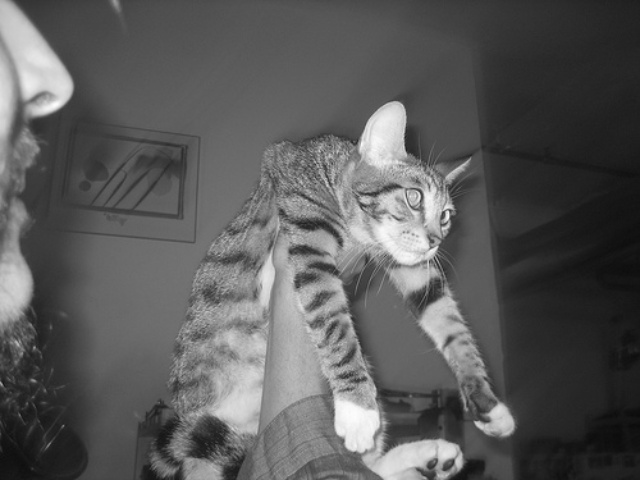
#> input picture neg/1091.jpg, 640 x 480 px, given in place of neg-0649.jpg, which was not available
$ python download-image.py
#> lines starting #> are read from the running program, lines starting #| are printed output that depends on the picture
import urllib.request
import cv2
import numpy as np
import os

# [66 lines left out: functions store_raw_images, find_uglies, resize_image, create_pos_n_neg, resize_all_images, not called in this run]

def equalize_all_images():
	file = open("negatives.txt", "r")
#> (reads negatives.txt from the repository)
	file_names = file.read()

	for name in file_names.split():
		print(name)
		img = cv2.imread(name, cv2.IMREAD_GRAYSCALE)
#> img is the input picture: shape (480, 640); min 12, max 253, mean 90
		try:
			equalized_image = cv2.equalizeHist(img)
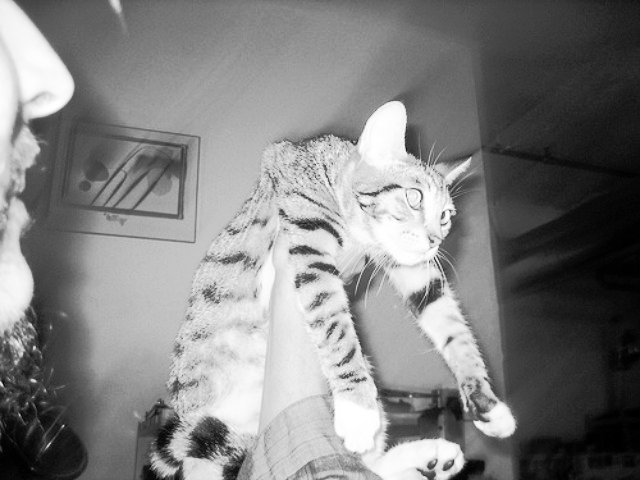
#> equalized_image: shape (480, 640); min 0, max 255, mean 128.4
			cv2.imwrite(name, equalized_image)

		except Exception as e:
			print(e)
#> pass 2 of the loop in equalize_all_images, `for name in file_names.split():`:
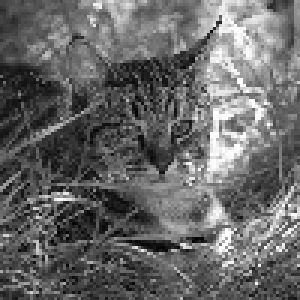
#> input picture neg/122.jpg, 100 x 100 px, given in place of neg-0763.jpg, which was not available (shown 3 times larger)
#> in equalize_all_images, img is the input picture: shape (100, 100); min 0, max 255, mean 103.3
#> in equalize_all_images, `equalized_image = cv2.equalizeHist(img)`:
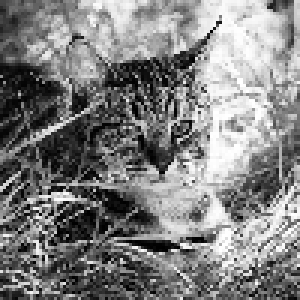
#> equalized_image: shape (100, 100) (shown 3 times larger); min 0, max 255, mean 128.2

# [4 lines of commented-out code are left out]
equalize_all_images()
#create_pos_n_neg()
